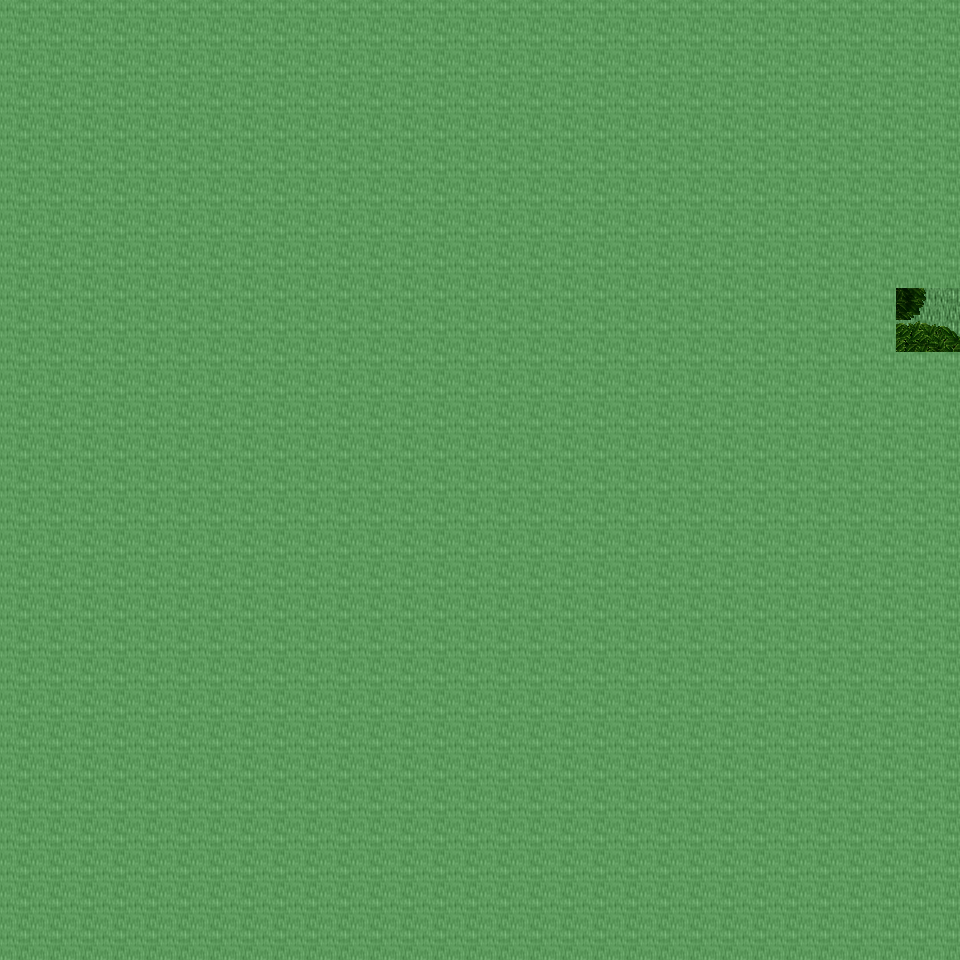

This is a level from a 2D game, rendered from its Tiled map with the project's own tilesets. A one-line summary and the map file follow, with tile-layer data summarised:
An orthogonal 30x30 tile map with 32x32 px tiles, 6 tile layers (Ground, Object, Object2, Above, ...), 32 tilesets and 1 object (mapExit).

<map version="1.0" orientation="orthogonal" renderorder="right-down" width="30" height="30" tilewidth="32" tileheight="32" nextobjectid="2">
  <tileset firstgid="1" name="tileset_ground_ground" tilewidth="32" tileheight="32" tilecount="33" columns="3">
    <image source="../drawable/tileset_ground_ground.png" width="96" height="352" />
  </tileset>
  <tileset firstgid="34" name="tileset_building_decoration_floor_sparkle" tilewidth="32" tileheight="32" tilecount="18" columns="3">
    <image source="../drawable/tileset_building_decoration_floor_sparkle.png" width="96" height="192" />
  </tileset>
  <tileset firstgid="52" name="tileset_ground_ladder_steps" tilewidth="32" tileheight="32" tilecount="6" columns="3">
    <image source="../drawable/tileset_ground_ladder_steps.png" width="96" height="64" />
  </tileset>
  <tileset firstgid="58" name="tileset_plant_flower_daisy_yellow" tilewidth="32" tileheight="32" tilecount="8" columns="2">
    <image source="../drawable/tileset_plant_flower_daisy_yellow.png" width="64" height="128" />
  </tileset>
  <tileset firstgid="66" name="tileset_plant_flower_daisy_white" tilewidth="32" tileheight="32" tilecount="8" columns="2">
    <image source="../drawable/tileset_plant_flower_daisy_white.png" width="64" height="128" />
  </tileset>
  <tileset firstgid="74" name="tileset_plant_grasses" tilewidth="32" tileheight="32" tilecount="6" columns="3">
    <image source="../drawable/tileset_plant_grasses.png" width="96" height="64" />
  </tileset>
  <tileset firstgid="80" name="tileset_item_statue_green_stone" tilewidth="32" tileheight="32" tilecount="12" columns="4">
    <image source="../drawable/tileset_item_statue_green_stone.png" width="128" height="96" />
  </tileset>
  <tileset firstgid="92" name="tileset_plant_flower_daisy_red" tilewidth="32" tileheight="32" tilecount="8" columns="2">
    <image source="../drawable/tileset_plant_flower_daisy_red.png" width="64" height="128" />
  </tileset>
  <tileset firstgid="100" name="tileset_item_statue_skullpedestal" tilewidth="32" tileheight="32" tilecount="2" columns="1">
    <image source="../drawable/tileset_item_statue_skullpedestal.png" width="32" height="64" />
  </tileset>
  <tileset firstgid="102" name="tileset_plant_tree_tree_darkgreen" tilewidth="32" tileheight="32" tilecount="88" columns="8">
    <image source="../drawable/tileset_plant_tree_tree_darkgreen.png" width="256" height="352" />
  </tileset>
  <tileset firstgid="190" name="tileset_item_corpse_skull_pale" tilewidth="32" tileheight="32" tilecount="2" columns="2">
    <image source="../drawable/tileset_item_corpse_skull_pale.png" width="64" height="32" />
  </tileset>
  <tileset firstgid="192" name="tileset_plant_leaves" tilewidth="32" tileheight="32" tilecount="8" columns="4">
    <image source="../drawable/tileset_plant_leaves.png" width="128" height="64" />
  </tileset>
  <tileset firstgid="200" name="tileset_plant_bush_bushes" tilewidth="32" tileheight="32" tilecount="10" columns="5">
    <image source="../drawable/tileset_plant_bush_bushes.png" width="160" height="64" />
  </tileset>
  <tileset firstgid="210" name="tileset_building_decoration_rocks_2" tilewidth="32" tileheight="32" tilecount="2" columns="1">
    <image source="../drawable/tileset_building_decoration_rocks_2.png" width="32" height="64" />
  </tileset>
  <tileset firstgid="212" name="tileset_object_well" tilewidth="32" tileheight="32" tilecount="4" columns="2">
    <image source="../drawable/tileset_object_well.png" width="64" height="64" />
  </tileset>
  <tileset firstgid="216" name="tileset_plant_stump_stump_green" tilewidth="32" tileheight="32" tilecount="4" columns="2">
    <image source="../drawable/tileset_plant_stump_stump_green.png" width="64" height="64" />
  </tileset>
  <tileset firstgid="220" name="tileset_item_statue_green_stone_3" tilewidth="32" tileheight="32" tilecount="3" columns="1">
    <image source="../drawable/tileset_item_statue_green_stone_3.png" width="32" height="96" />
  </tileset>
  <tileset firstgid="223" name="tileset_ground_rock_pebbles" tilewidth="32" tileheight="32" tilecount="3" columns="1">
    <image source="../drawable/tileset_ground_rock_pebbles.png" width="32" height="96" />
  </tileset>
  <tileset firstgid="226" name="tileset_plant_vine" tilewidth="32" tileheight="32" tilecount="3" columns="1">
    <image source="../drawable/tileset_plant_vine.png" width="32" height="96" />
  </tileset>
  <tileset firstgid="229" name="tileset_plant_tree_tree_green" tilewidth="32" tileheight="32" tilecount="88" columns="8">
    <image source="../drawable/tileset_plant_tree_tree_green.png" width="256" height="352" />
  </tileset>
  <tileset firstgid="317" name="tileset_plant_stump_stump_purple" tilewidth="32" tileheight="32" tilecount="4" columns="2">
    <image source="../drawable/tileset_plant_stump_stump_purple.png" width="64" height="64" />
  </tileset>
  <tileset firstgid="321" name="tileset_building_decoration_rocks" tilewidth="32" tileheight="32" tilecount="6" columns="3">
    <image source="../drawable/tileset_building_decoration_rocks.png" width="96" height="64" />
  </tileset>
  <tileset firstgid="327" name="tileset_logic_creature_rodent" tilewidth="32" tileheight="32" tilecount="8" columns="8">
    <image source="../drawable/tileset_logic_creature_rodent.png" width="256" height="32" />
  </tileset>
  <tileset firstgid="335" name="tileset_logic_portal" tilewidth="32" tileheight="32" tilecount="24" columns="8">
    <image source="../drawable/tileset_logic_portal.png" width="256" height="96" />
  </tileset>
  <tileset firstgid="359" name="tileset_logic_creature_animal" tilewidth="32" tileheight="32" tilecount="32" columns="8">
    <image source="../drawable/tileset_logic_creature_animal.png" width="256" height="128" />
  </tileset>
  <tileset firstgid="391" name="tileset_logic_item_sheepfood" tilewidth="32" tileheight="32" tilecount="1" columns="1">
    <image source="../drawable/tileset_logic_item_sheepfood.png" width="32" height="32" />
  </tileset>
  <tileset firstgid="392" name="tileset_logic_item_resources" tilewidth="32" tileheight="32" tilecount="6" columns="6">
    <image source="../drawable/tileset_logic_item_resources.png" width="192" height="32" />
  </tileset>
  <tileset firstgid="398" name="tileset_logic_creature_gargoyle" tilewidth="32" tileheight="32" tilecount="4" columns="4">
    <image source="../drawable/tileset_logic_creature_gargoyle.png" width="128" height="32" />
  </tileset>
  <tileset firstgid="402" name="tileset_logic_collision" tilewidth="32" tileheight="32" tilecount="1" columns="1">
    <image source="../drawable/tileset_logic_collision.png" width="32" height="32" />
  </tileset>
  <tileset firstgid="403" name="tileset_logic_protection" tilewidth="32" tileheight="32" tilecount="2" columns="2">
    <image source="../drawable/tileset_logic_protection.png" width="64" height="32" />
  </tileset>
  <tileset firstgid="405" name="tileset_ground_grass_2" tilewidth="32" tileheight="32" tilecount="21" columns="3">
    <image source="../drawable/tileset_ground_grass_2.png" width="96" height="224" />
  </tileset>
  <tileset firstgid="426" name="tileset_logic_creature_reptile" tilewidth="32" tileheight="32" tilecount="7" columns="7">
    <image source="../drawable/tileset_logic_creature_reptile.png" width="224" height="32" />
  </tileset>
  <layer name="Ground" width="30" height="30">
    <data>[900 cells, 900 non-empty, 1 distinct tile ids]</data>
  </layer>
  <layer name="Object" width="30" height="30">
    <data>[900 cells, 0 non-empty, 0 distinct tile ids]</data>
  </layer>
  <layer name="Object2" width="30" height="30">
    <data>[900 cells, 4 non-empty, 4 distinct tile ids]</data>
  </layer>
  <layer name="Above" width="30" height="30">
    <data>[900 cells, 897 non-empty, 24 distinct tile ids]</data>
  </layer>
  <layer name="Above2" width="30" height="30">
    <data>[900 cells, 0 non-empty, 0 distinct tile ids]</data>
  </layer>
  <layer name="Walkable" width="30" height="30">
    <data>[900 cells, 896 non-empty, 1 distinct tile ids]</data>
  </layer>
  <objectgroup name="MapEvents">
    <object id="1" name="east" type="mapExit" x="928" y="288" width="32" height="64">
      <properties>
        <property name="map" value="level_0_x120_y78" />
        <property name="x" value="1" />
        <property name="y" value="9" />
      </properties>
    </object>
  </objectgroup>
</map>
